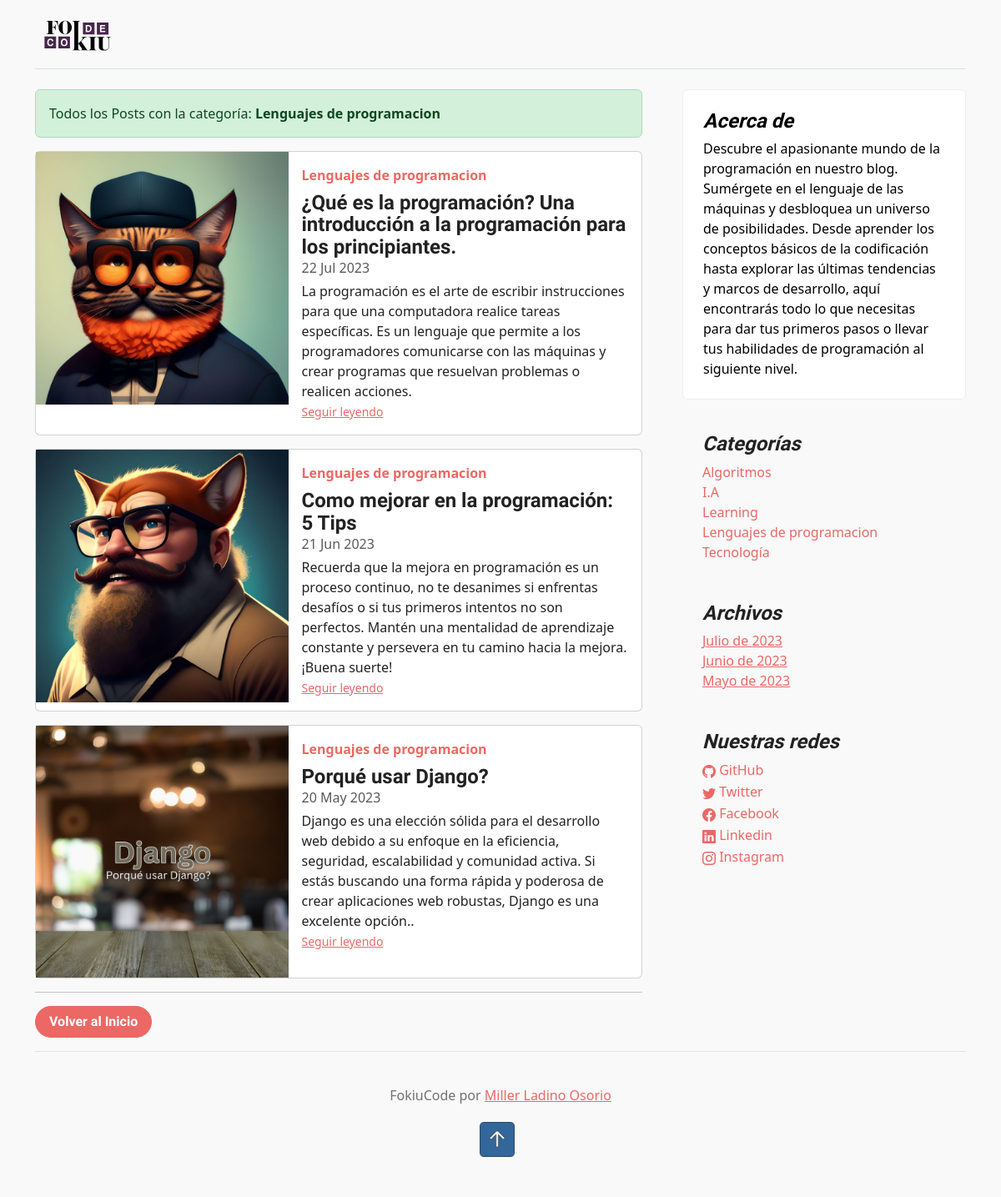
Page /category/4 on the committed database.
### core/models.py (models this page shows, shortened)
class Category(models.Model):
    name = models.CharField(max_length=200, unique=True, verbose_name='Nombre')
    active = models.BooleanField(default=True, verbose_name='Activo')
    created = models.DateTimeField(auto_now_add=True, verbose_name='Fecha de creacion')
    updated = models.DateTimeField(auto_now=True, verbose_name='Fecha de modificacion')
    class Meta:
        verbose_name='Categoria'
        verbose_name_plural = 'Categorias'
        ordering =['name']
    def __str__(self):
        return self.name

class Post(models.Model):
    title = models.CharField(max_length=200, verbose_name='Titulo')
    excerpt = models.TextField(verbose_name='extracto')
    content = RichTextField(verbose_name='Contenido')
    image = models.ImageField(upload_to='post', verbose_name='Imagen', null=True, blank=True)
    published = models.BooleanField(default=False, verbose_name='Publicado')
    category = models.ForeignKey(Category, on_delete=models.CASCADE, related_name='get_posts',verbose_name='Categoria')
    author = models.ForeignKey(User, on_delete=models.CASCADE, related_name='get_posts', verbose_name='Autor')
    tags = models.ManyToManyField(Tag, verbose_name='Etiquetas')
    created = models.DateTimeField(auto_now_add=True, verbose_name='Fecha de creacion')
    updated = models.DateTimeField(auto_now=True, verbose_name='Fecha de modificacion')
    class Meta:
        verbose_name='Publicacion'
        verbose_name_plural = 'Publicaciones'
        ordering =['-created']

class About(models.Model):
    description = models.CharField(max_length=400, verbose_name='Descripcion')
    created = models.DateTimeField(auto_now_add=True, verbose_name='Fecha de creacion')
    updated = models.DateTimeField(auto_now=True, verbose_name='Fecha de modificacion')
    class Meta:
        verbose_name = 'Acerca de'
        verbose_name_plural = 'Acerca de Nosotros'
        ordering = ['-created']
    def __str__(self):
        return self.description

class Link(models.Model):
    key = models.CharField(max_length=100, verbose_name='Key Link')
    name = models.CharField(max_length=150, verbose_name="Red Social")
    url = models.URLField(max_length=350, blank=True, null=True, verbose_name='Enlace')
    icon = models.CharField(max_length=100, verbose_name='Icono', blank=True, null=True)
    created = models.DateTimeField(auto_now_add=True, verbose_name='Fecha de creacion')
    updated = models.DateTimeField(auto_now=True, verbose_name='Fecha de modificacion')
    class Meta:
        verbose_name = 'Red Social'
        verbose_name_plural = 'Redes Sociales'
        ordering = ['name']

### core/views.py (the view)
# urls.py: path('category/<int:category_id>', category, name='category'),
def category(request, category_id):
    try:
        category = get_object_or_404(Category, id=category_id)
        return render(request,'core/category.html', {'category':category})
    except:
        return render(request,'core/404.html')

### core/processors.py (called while the page is built)
def ctx_dic_about(request):
    ctx_about ={}
    ctx_about['ABOUT'] = About.objects.latest('created')
    return ctx_about

def ctx_dic_category(request):
    ctx_category = {}
    ctx_category['categories'] = Category.objects.filter(active=True)
    return ctx_category

def ctx_dic_history(request):
    ctx_history = {}
    ctx_history['dates'] = Post.objects.dates('created','month', order='DESC').distinct()
    return ctx_history

def ctx_dic_link(request):
    ctx_link ={}
    links = Link.objects.all()
    for link in links:
        ctx_link[link.key] = {'url': link.url, 'icon': link.icon}
    return ctx_link

### core/templates/core/category.html
{% extends 'core/base.html' %}
{% load static %}
{% block content %}
<div class="alert alert-success" role="alert">
  Todos los Posts con la categoría: <strong>{{ category }}</strong>
</div>
{% for post in category.get_posts.all %}
    <div class="card mb-3">
      <div class="row g-0">
        <div class="col-md-5">
          <img style="width: 300; height: 200;" src="{{ post.image.url }}" class="img-fluid" alt={{ post.title }}>
        </div>
        <div class="col-md-7">
          <div class="card-body">
            <strong class="d-inline-block mb-2 text-primary">{{ post.category }}</strong>
            <h4 class="mb-0">{{ post.title }}</h4>
            <div class="mb-1 text-muted">{{ post.created|date:'d M Y'}}</div>
            <p class="card-text mb-auto">{{ post.excerpt }}</p>
            <p class="card-text"><small class="text-muted"><a href={% url 'post' post.id %} class="stretched-link">Seguir
                  leyendo</a></small></p>
          </div>
        </div>
      </div>
    </div>
    {% empty %}
    <div class="alert alert-warning" role="alert">
        Aun no hay Post, relacionados a la categoria : <strong>{{ category }}</strong>
      </div>
{% endfor %}
<hr>
{% if request.path != "/" %}
<div class="my-3">
  <a class="btn btn-primary rounded-pill" href={% url 'home' %}>Volver al Inicio</a>
</div>
{% endif %}
</div>
{% endblock %}

### core/templates/core/base.html (shortened to what this page needs)
<!doctype html>
<html lang="en">
<head>
    {% load static %}
    <link href={% static 'core/css/bootstrap.min.css' %} rel="stylesheet">
    <link rel="stylesheet" href="https://cdn.jsdelivr.net/npm/bootstrap-icons@1.10.5/font/bootstrap-icons.css">
    <link href={% static 'core/css/blog.css' %} rel="stylesheet">
</head>
<body style="background-color: #F9F9F9;">
  <div class="container">
    <header class="d-flex flex-wrap justify-content-center py-3 mb-4 border-bottom">
      <a href={% url 'home' %} class="d-flex align-items-center mb-3 mb-md-0 me-md-auto text-dark text-decoration-none">
        <img id="top" class="bi me-2" width="100" height="50" src={% static 'core/img/FOKIUcode-Morado.svg' %}>
      </a>
    </header>
    <main class="mt-2">
      <section class="row g-5">
        <div class="col-md-8">
          {% block content %}{% endblock %}
        <aside class="col-md-4">
          <div class="position-sticky" style="top: 2rem;">
            <div class="p-4 mb-3 bg-light rounded">
              <h4 class="fst-italic">Acerca de</h4>
              <p class="mb-0">{{ ABOUT }}</p>
            </div>
            <div class="p-4">
              <h4 class="fst-italic">Categorías</h4>
              <ol class="list-unstyled mb-0">
                {% for item in categories %}
                  <li><a style="text-decoration: none;" href={% url 'category' item.id %}>{{item.name}}</a></li>
                {% endfor %}
              </ol>
            </div>
            <div class="p-4">
              <h4 class="fst-italic">Archivos</h4>
              <ol class="list-unstyled mb-0">
                {% for item in dates %}
                <li>
                  {% if item.month == 5 %}<a href={% url 'dates' item.month item.year %}>Mayo de  {{ item.year }}</a>{% endif %}
                  {% if item.month == 6 %}<a href={% url 'dates' item.month item.year %}>Junio de  {{ item.year }}</a>{% endif %}
                  {% if item.month == 7 %}<a href={% url 'dates' item.month item.year %}>Julio de  {{ item.year }}</a>{% endif %}
                </li>
                {% endfor %}
              </ol>
            </div>
            <div class="p-4">
              <h4 class="fst-italic">Nuestras redes</h4>
              <ol class="list-unstyled">
                {% if KEY_GITHUB.url %}
                  <li><a style="text-decoration: none;" href={{ KEY_GITHUB.url }} target="_blank"><i class="{{ KEY_GITHUB.icon }}"></i> GitHub</a></li>
                {% endif %}
                {% if KEY_TWITTER.url %}
                  <li><a style="text-decoration: none;" href={{ KEY_TWITTER.url }} target="_blank"><i class="{{ KEY_TWITTER.icon }}"></i> Twitter</a></li>
                {% endif %}
                {% if KEY_FACEBOOK.url %}
                  <li><a style="text-decoration: none;" href={{ KEY_FACEBOOK.url }} target="_blank"><i class="{{ KEY_FACEBOOK.icon }}"></i> Facebook</a></li>
                {% endif %}
                {% if KEY_LINKEDIN.url %}
                <li><a style="text-decoration: none;" href={{ KEY_LINKEDIN.url }} target="_blank"><i class="{{ KEY_LINKEDIN.icon }}"></i> Linkedin</a></li>
                {% endif %}
              {% if KEY_INSTAGRAM.url %}
              <li><a style="text-decoration: none;" href={{ KEY_INSTAGRAM.url }} target="_blank"><i class="{{ KEY_INSTAGRAM.icon }}"></i> Instagram</a></li>
              {% endif %}
              </ol>
            </div>
          </div>
        </aside>
      </section>
    </main>
    <footer class="blog-footer">
      <p>
        FokiuCode por <a href="https://github.com/millertsu1" target="_blank">Miller Ladino Osorio</a></p>
      <p>
        <a href="#top"><img id="top" class="bi me-2" width="50" height="50" src={% static 'core/img/arrow-up.png' %}/></a>
      </p>
    </footer>
  </div>
</body>
</html>

### core/static/core/css/blog.css (style rules this page uses)
.blog-footer { padding: 2.5rem 0; color: #727272; text-align: center; background-color: #f9f9f9; border-top: 0.05rem solid #e5e5e5; }
.blog-footer p:last-child { margin-bottom: 0; }
.bi { vertical-align: -0.125em; fill: currentColor; }

### rows in the picture
Category: name "Lenguajes de programacion"
Post: image (picture), category "Lenguajes de programacion", title "¿Qué es la programación? Una introducción a la programación para los principiantes.", created "22 Jul 2023", excerpt "La programación es el arte de escribir instrucciones para que una computadora realice tareas específicas. Es un lenguaje que permite a los programadores comunicarse con las máquinas y crear programas que resuelvan problemas o realicen acciones."
Post: image (picture), category "Lenguajes de programacion", title "Como mejorar en la programación: 5 Tips", created "21 Jun 2023", excerpt "Recuerda que la mejora en programación es un proceso continuo, no te desanimes si enfrentas desafíos o si tus primeros intentos no son perfectos. Mantén una mentalidad de aprendizaje constante y persevera en tu camino hacia la mejora. ¡Buena suerte!"
Post: image (picture), category "Lenguajes de programacion", title "Porqué usar Django?", created "20 May 2023", excerpt "Django es una elección sólida para el desarrollo web debido a su enfoque en la eficiencia, seguridad, escalabilidad y comunidad activa. Si estás buscando una forma rápida y poderosa de crear aplicaciones web robustas, Django es una excelente opción.."
About: description "Descubre el apasionante mundo de la programación en nuestro blog. Sumérgete en el lenguaje de las máquinas y desbloquea un universo de posibilidades. Desde aprender los conceptos básicos de la codificación hasta explorar las últimas tendencias y marcos de desarrollo, aquí encontrarás todo lo que necesitas para dar tus primeros pasos o llevar tus habilidades de programación al siguiente nivel."
Category: name "Algoritmos"
Category: name "I.A"
Category: name "Learning"
Category: name "Tecnología"

### other values in the picture
{{ item.year }} "2023"
